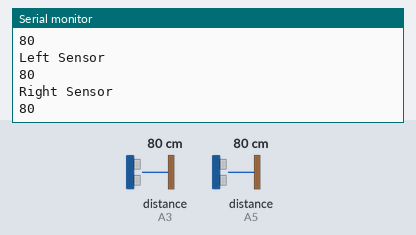
The sketch below on a simulated Arduino Uno, built with avr-gcc and run on an emulated ATmega328P. Parts: the last lines printed to the serial monitor. Inputs (shaded band) come from the test bench; at power-on: distance to the obstacle (sensors on A3, A5) 80 cm.

Above: at 1.3 s.
1.4 s: distance to the obstacle (sensor on A3) set to 2 cm
At 2.1 s:
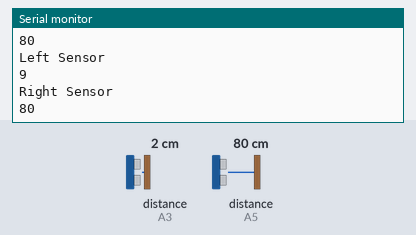
2.9 s: distance to the obstacle (sensor on A5) set to 18 cm
At 3.7 s:
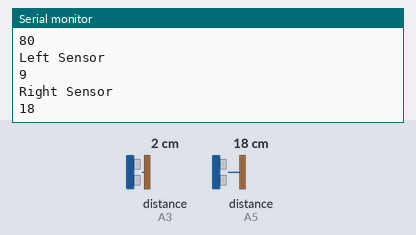
4.4 s: distance to the obstacle (sensor on A3) set to 35 cm
At 5.3 s:
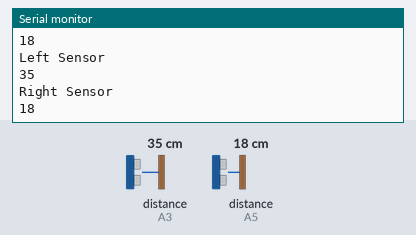
5.9 s: distance to the obstacle (sensor on A5) set to 60 cm
At 6.4 s:
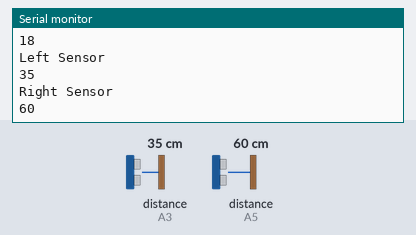
Timing chart, 0 to 8.4 s (numbered marks = the images above; inputs shaded):
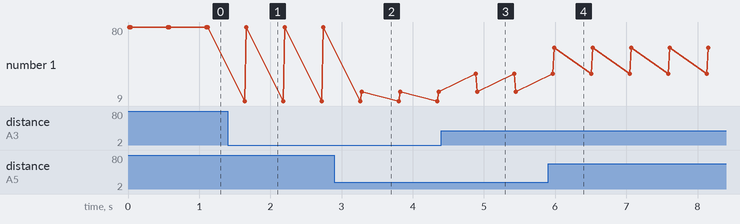

The sketch:

testDistance.ino
```cpp
#include <SharpIR.h>

SharpIR LSensor = SharpIR(A3, 1080);
SharpIR RSensor = SharpIR(A5, 1080);

void setup() {
  Serial.begin(9600);
}

void loop() {
  Serial.println("Left Sensor");
  Serial.println(LSensor.distance());
  Serial.println("Right Sensor");
  Serial.println(RSensor.distance());
  delay(500);
}
```

Measured:
- after the input at 1.4 s, the serial monitor: prints a new line after 0.24 s (image 1)
- after the input at 2.9 s, the serial monitor: prints a new line after 0.39 s (image 2)
- after the input at 4.4 s, the serial monitor: prints a new line after 0.49 s (image 3)
- after the input at 5.9 s, the serial monitor: prints a new line after 0.09 s (image 4)
- plotted number 1: 80 → 18 after the input at 2.9 s, 18 → 60 after the input at 5.9 s
